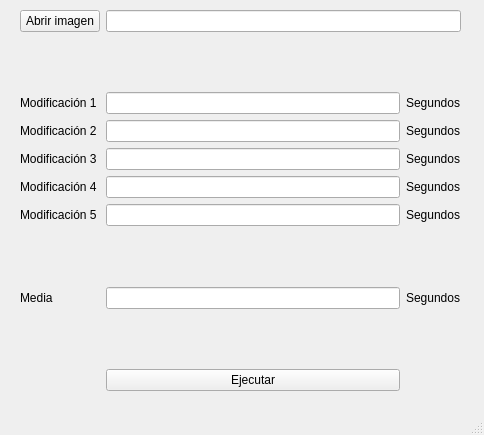
<?xml version="1.0" encoding="UTF-8"?>
<ui version="4.0">
 <class>ImageWindow</class>
 <widget class="QMainWindow" name="ImageWindow">
  <property name="geometry">
   <rect>
    <x>0</x>
    <y>0</y>
    <width>484</width>
    <height>435</height>
   </rect>
  </property>
  <property name="windowTitle">
   <string>MainWindow</string>
  </property>
  <widget class="QWidget" name="centralwidget">
   <widget class="QWidget" name="gridLayoutWidget">
    <property name="geometry">
     <rect>
      <x>20</x>
      <y>10</y>
      <width>441</width>
      <height>381</height>
     </rect>
    </property>
    <layout class="QGridLayout" name="gridLayout">
     <item row="6" column="3">
      <widget class="QLabel" name="label_13">
       <property name="text">
        <string>Segundos</string>
       </property>
      </widget>
     </item>
     <item row="9" column="0">
      <widget class="QLabel" name="label_8">
       <property name="text">
        <string>Media</string>
       </property>
      </widget>
     </item>
     <item row="8" column="0">
      <widget class="QLabel" name="label_7">
       <property name="text">
        <string/>
       </property>
      </widget>
     </item>
     <item row="7" column="0">
      <widget class="QLabel" name="label_6">
       <property name="text">
        <string>Modificación 5</string>
       </property>
      </widget>
     </item>
     <item row="5" column="2">
      <widget class="QLineEdit" name="lineEdit3">
       <property name="readOnly">
        <bool>true</bool>
       </property>
      </widget>
     </item>
     <item row="6" column="0">
      <widget class="QLabel" name="label_5">
       <property name="text">
        <string>Modificación 4</string>
       </property>
      </widget>
     </item>
     <item row="3" column="2">
      <widget class="QLineEdit" name="lineEdit1">
       <property name="readOnly">
        <bool>true</bool>
       </property>
      </widget>
     </item>
     <item row="3" column="0">
      <widget class="QLabel" name="label_2">
       <property name="text">
        <string>Modificación 1</string>
       </property>
      </widget>
     </item>
     <item row="9" column="2">
      <widget class="QLineEdit" name="lineEditMedia">
       <property name="readOnly">
        <bool>true</bool>
       </property>
      </widget>
     </item>
     <item row="2" column="0">
      <widget class="QLabel" name="label">
       <property name="text">
        <string/>
       </property>
      </widget>
     </item>
     <item row="7" column="2">
      <widget class="QLineEdit" name="lineEdit5">
       <property name="readOnly">
        <bool>true</bool>
       </property>
      </widget>
     </item>
     <item row="0" column="0">
      <widget class="QPushButton" name="Button">
       <property name="text">
        <string>Abrir imagen</string>
       </property>
      </widget>
     </item>
     <item row="5" column="0">
      <widget class="QLabel" name="label_4">
       <property name="text">
        <string>Modificación 3</string>
       </property>
      </widget>
     </item>
     <item row="4" column="2">
      <widget class="QLineEdit" name="lineEdit2">
       <property name="readOnly">
        <bool>true</bool>
       </property>
      </widget>
     </item>
     <item row="6" column="2">
      <widget class="QLineEdit" name="lineEdit4">
       <property name="readOnly">
        <bool>true</bool>
       </property>
      </widget>
     </item>
     <item row="11" column="0">
      <widget class="QLabel" name="label_9">
       <property name="text">
        <string/>
       </property>
      </widget>
     </item>
     <item row="4" column="0">
      <widget class="QLabel" name="label_3">
       <property name="text">
        <string>Modificación 2</string>
       </property>
      </widget>
     </item>
     <item row="3" column="3">
      <widget class="QLabel" name="label_10">
       <property name="text">
        <string>Segundos</string>
       </property>
      </widget>
     </item>
     <item row="4" column="3">
      <widget class="QLabel" name="label_11">
       <property name="text">
        <string>Segundos</string>
       </property>
      </widget>
     </item>
     <item row="5" column="3">
      <widget class="QLabel" name="label_12">
       <property name="text">
        <string>Segundos</string>
       </property>
      </widget>
     </item>
     <item row="0" column="2" colspan="2">
      <widget class="QLineEdit" name="lineEditRuta">
       <property name="readOnly">
        <bool>true</bool>
       </property>
      </widget>
     </item>
     <item row="7" column="3">
      <widget class="QLabel" name="label_14">
       <property name="text">
        <string>Segundos</string>
       </property>
      </widget>
     </item>
     <item row="9" column="3">
      <widget class="QLabel" name="label_15">
       <property name="text">
        <string>Segundos</string>
       </property>
      </widget>
     </item>
     <item row="11" column="2">
      <widget class="QPushButton" name="ButtonEjecutar">
       <property name="text">
        <string>Ejecutar</string>
       </property>
      </widget>
     </item>
     <item row="10" column="2">
      <widget class="QLabel" name="label_16">
       <property name="text">
        <string/>
       </property>
      </widget>
     </item>
    </layout>
   </widget>
  </widget>
  <widget class="QMenuBar" name="menubar">
   <property name="geometry">
    <rect>
     <x>0</x>
     <y>0</y>
     <width>484</width>
     <height>22</height>
    </rect>
   </property>
  </widget>
  <widget class="QStatusBar" name="statusbar"/>
 </widget>
 <resources/>
 <connections/>
</ui>
